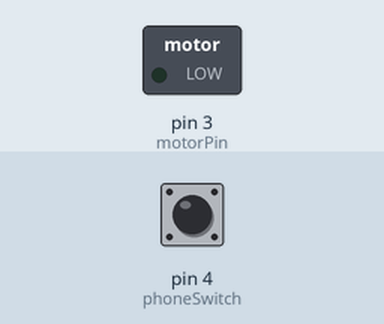
A sketch run on a simulated Arduino Uno, built with avr-gcc and run on an emulated ATmega328P. Parts: switched loads named in the sketch (green lamp = pin HIGH). Dashed ring = blinking. Inputs (shaded band) come from the test bench; at power-on: pin 4 (phoneSwitch) LOW.

Above: at 1.2 s.
1.3 s: pin 4 (phoneSwitch) pulled HIGH for 0.15 s
At 2.1 s:
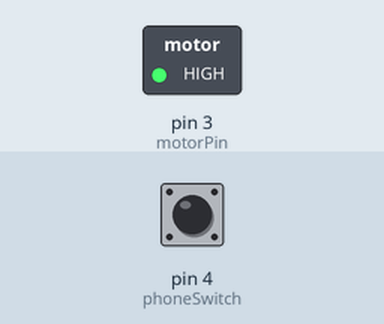
Timing chart, 0 to 7.8 s (numbered marks = the images above; inputs shaded):
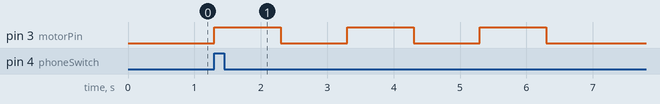

The sketch:

good_vibrations.ino
```cpp
int motorPin = 3;
int phoneSwitch = 4;
int reading;

void setup() {
pinMode(motorPin, OUTPUT);
pinMode(phoneSwitch, INPUT);
}
void loop() {
  reading = digitalRead(phoneSwitch);
  Serial.print(reading);

   if (reading == HIGH)  //if phone is disconnected / out of pocket
   {
      digitalWrite(motorPin, HIGH);//motor vibrate
      delay(1000);//pause for one second
      digitalWrite(motorPin, LOW);
      delay(1000);
      digitalWrite(motorPin, HIGH);
      delay(1000);
      digitalWrite(motorPin, LOW);
      delay(1000);
      digitalWrite(motorPin, HIGH);
      delay(1000);
      digitalWrite(motorPin, LOW);
      delay(60000);//pause for one minute
   }
   if (reading == LOW)  //if phone is connected / in pocket...
   {
      digitalWrite(motorPin, LOW);//motor off
   }


}
```

Measured:
- after the input at 1.3 s, pin 3 (motorPin): alternates HIGH for 1.0 s and LOW for 1.0 s, 6 changes in all, then stays LOW, starting at once
